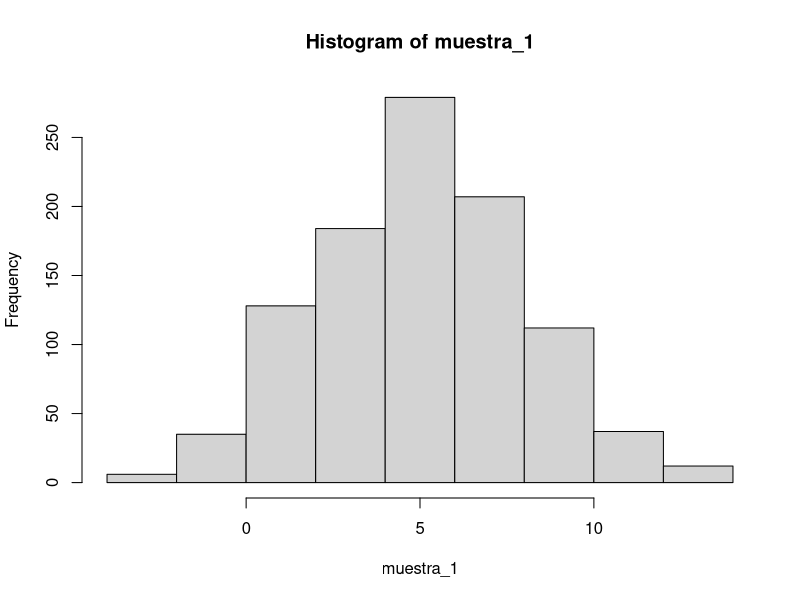
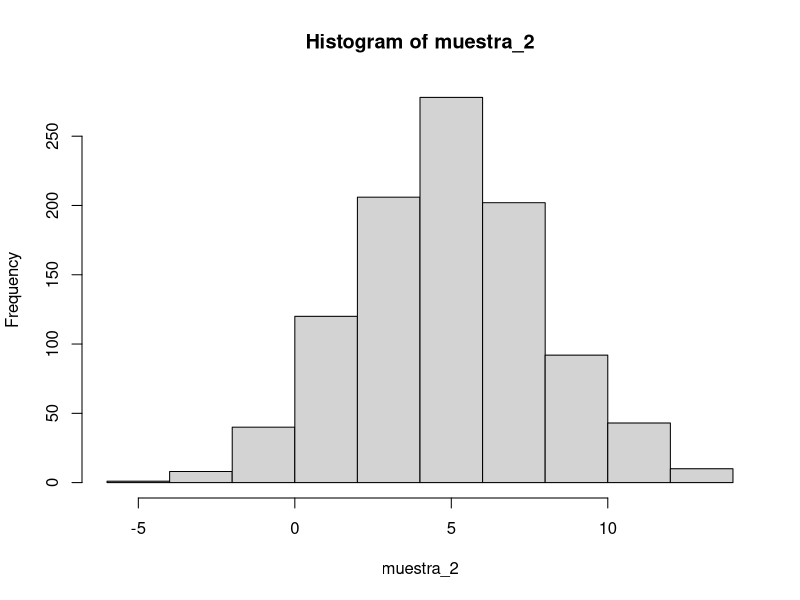
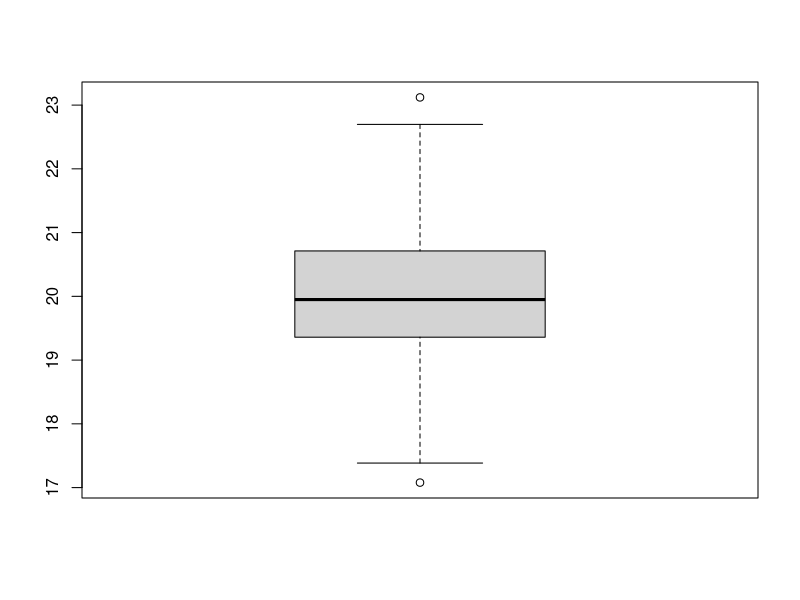

The R source for these figures, in order:
#pregunta 1
muestra_1 <- rnorm(1000, mean = 5, sd = 3)
hist(muestra_1)
muestra_2 <-rnorm(1000, mean = 5, sd = 3)
pnorm(muestra_2, mean = 5, sd = 3)
hist(muestra_2)
#pregunta 2
muestra_3 <- rnorm(500, mean = 20)
qexp(muestra_3, rate = 0.33)
boxplot(muestra_3) 
#no existen valores extremos 
